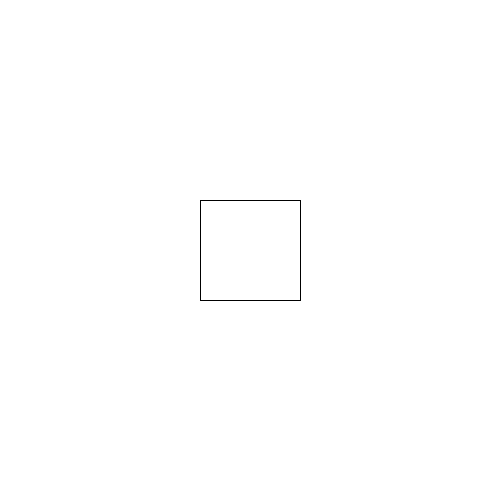
Frame 1 (no input)
Frame 60 (the mouse pressed at the canvas centre just before this capture): identical to frame 1, image omitted
Frame 120 (the mouse held since frame 60 and released just before this capture): identical to frame 1, image omitted

The Processing sketch that drew this single still picture (run headless with seeded random() and noise(); from frame 60 on, the mouse is pressed at the canvas centre):

// Processing sketch: Opdracht_9_4__vier_parameters_heeft_en_teken_een_vierkant
// ── Opdracht_9_4__vier_parameters_heeft_en_teken_een_vierkant.pde
void setup() {
  size (500, 500);
  background(255);
  tekenVierkant(200, 200, 100, 100);
}
void draw() {
}

void tekenVierkant(float x, float y, float breedte, float hoogte ) {

  line(x , y, x+breedte, y);
  line(x +breedte, y, x +breedte, y+hoogte);
  line(x+breedte, y+hoogte,  x, y+hoogte);
  line(x, y+hoogte,  x, y);
}
